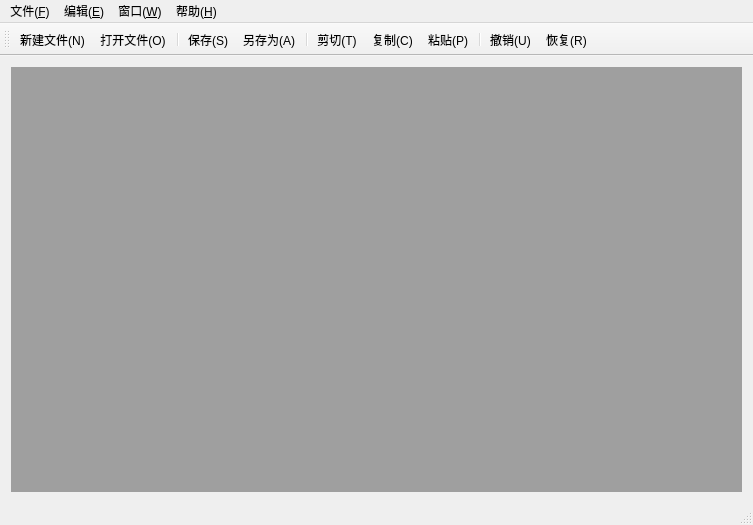
<?xml version="1.0" encoding="UTF-8"?>
<ui version="4.0">
 <class>MainWindowClass</class>
 <widget class="QMainWindow" name="MainWindowClass">
  <property name="geometry">
   <rect>
    <x>0</x>
    <y>0</y>
    <width>753</width>
    <height>525</height>
   </rect>
  </property>
  <property name="windowTitle">
   <string>MainWindow</string>
  </property>
  <widget class="QWidget" name="centralWidget">
   <layout class="QGridLayout" name="gridLayout">
    <item row="0" column="0">
     <widget class="QMdiArea" name="mdiArea"/>
    </item>
   </layout>
  </widget>
  <widget class="QMenuBar" name="menuBar">
   <property name="geometry">
    <rect>
     <x>0</x>
     <y>0</y>
     <width>753</width>
     <height>23</height>
    </rect>
   </property>
   <widget class="QMenu" name="menuF">
    <property name="title">
     <string>文件(&amp;F)</string>
    </property>
    <addaction name="action_New"/>
    <addaction name="action_Open"/>
    <addaction name="separator"/>
    <addaction name="action_Save"/>
    <addaction name="action_SaveAs"/>
    <addaction name="separator"/>
    <addaction name="action_Exit"/>
   </widget>
   <widget class="QMenu" name="menuE">
    <property name="title">
     <string>编辑(&amp;E)</string>
    </property>
    <addaction name="action_Undo"/>
    <addaction name="action_Redo"/>
    <addaction name="separator"/>
    <addaction name="action_Cut"/>
    <addaction name="action_Copy"/>
    <addaction name="action_Paste"/>
   </widget>
   <widget class="QMenu" name="menuW">
    <property name="title">
     <string>窗口(&amp;W)</string>
    </property>
    <addaction name="action_Close"/>
    <addaction name="action_CloseAll"/>
    <addaction name="separator"/>
    <addaction name="action_Tile"/>
    <addaction name="action_Cascade"/>
    <addaction name="separator"/>
    <addaction name="action_Next"/>
    <addaction name="action_Previous"/>
   </widget>
   <widget class="QMenu" name="menuH">
    <property name="title">
     <string>帮助(&amp;H)</string>
    </property>
    <addaction name="action_About"/>
    <addaction name="action_AboutQt"/>
   </widget>
   <addaction name="menuF"/>
   <addaction name="menuE"/>
   <addaction name="menuW"/>
   <addaction name="menuH"/>
  </widget>
  <widget class="QToolBar" name="mainToolBar">
   <attribute name="toolBarArea">
    <enum>TopToolBarArea</enum>
   </attribute>
   <attribute name="toolBarBreak">
    <bool>false</bool>
   </attribute>
   <addaction name="action_New"/>
   <addaction name="action_Open"/>
   <addaction name="separator"/>
   <addaction name="action_Save"/>
   <addaction name="action_SaveAs"/>
   <addaction name="separator"/>
   <addaction name="action_Cut"/>
   <addaction name="action_Copy"/>
   <addaction name="action_Paste"/>
   <addaction name="separator"/>
   <addaction name="action_Undo"/>
   <addaction name="action_Redo"/>
  </widget>
  <widget class="QStatusBar" name="statusBar"/>
  <action name="action_New">
   <property name="icon">
    <iconset resource="mainwindow.qrc">
     <normaloff>:/images/images/new.png</normaloff>:/images/images/new.png</iconset>
   </property>
   <property name="text">
    <string>新建文件(&amp;N)</string>
   </property>
   <property name="toolTip">
    <string>新建文件(N)</string>
   </property>
   <property name="shortcut">
    <string>Ctrl+N</string>
   </property>
  </action>
  <action name="action_Open">
   <property name="icon">
    <iconset resource="mainwindow.qrc">
     <normaloff>:/images/images/open.png</normaloff>:/images/images/open.png</iconset>
   </property>
   <property name="text">
    <string>打开文件(&amp;O)</string>
   </property>
   <property name="shortcut">
    <string>Ctrl+O</string>
   </property>
  </action>
  <action name="action_Save">
   <property name="icon">
    <iconset resource="mainwindow.qrc">
     <normaloff>:/images/images/save.png</normaloff>:/images/images/save.png</iconset>
   </property>
   <property name="text">
    <string>保存(&amp;S)</string>
   </property>
   <property name="shortcut">
    <string>Ctrl+S</string>
   </property>
  </action>
  <action name="action_SaveAs">
   <property name="icon">
    <iconset resource="mainwindow.qrc">
     <normaloff>:/images/images/saveAs.png</normaloff>:/images/images/saveAs.png</iconset>
   </property>
   <property name="text">
    <string>另存为(&amp;A)</string>
   </property>
  </action>
  <action name="action_Exit">
   <property name="icon">
    <iconset resource="mainwindow.qrc">
     <normaloff>:/images/images/exit.png</normaloff>:/images/images/exit.png</iconset>
   </property>
   <property name="text">
    <string>退出(&amp;X)</string>
   </property>
  </action>
  <action name="action_Undo">
   <property name="icon">
    <iconset resource="mainwindow.qrc">
     <normaloff>:/images/images/undo.png</normaloff>:/images/images/undo.png</iconset>
   </property>
   <property name="text">
    <string>撤销(&amp;U)</string>
   </property>
   <property name="shortcut">
    <string>Ctrl+Z</string>
   </property>
  </action>
  <action name="action_Redo">
   <property name="icon">
    <iconset resource="mainwindow.qrc">
     <normaloff>:/images/images/redo.png</normaloff>:/images/images/redo.png</iconset>
   </property>
   <property name="text">
    <string>恢复(&amp;R)</string>
   </property>
   <property name="shortcut">
    <string>Ctrl+Y</string>
   </property>
  </action>
  <action name="action_Cut">
   <property name="icon">
    <iconset resource="mainwindow.qrc">
     <normaloff>:/images/images/cut.png</normaloff>:/images/images/cut.png</iconset>
   </property>
   <property name="text">
    <string>剪切(&amp;T)</string>
   </property>
   <property name="shortcut">
    <string>Ctrl+X</string>
   </property>
  </action>
  <action name="action_Copy">
   <property name="icon">
    <iconset resource="mainwindow.qrc">
     <normaloff>:/images/images/copy.png</normaloff>:/images/images/copy.png</iconset>
   </property>
   <property name="text">
    <string>复制(&amp;C)</string>
   </property>
   <property name="shortcut">
    <string>Ctrl+C</string>
   </property>
  </action>
  <action name="action_Paste">
   <property name="icon">
    <iconset resource="mainwindow.qrc">
     <normaloff>:/images/images/paste.png</normaloff>:/images/images/paste.png</iconset>
   </property>
   <property name="text">
    <string>粘贴(&amp;P)</string>
   </property>
   <property name="shortcut">
    <string>Ctrl+V</string>
   </property>
  </action>
  <action name="action_Close">
   <property name="text">
    <string>关闭(&amp;O)</string>
   </property>
  </action>
  <action name="action_CloseAll">
   <property name="text">
    <string>关闭所有窗口(&amp;A)</string>
   </property>
  </action>
  <action name="action_Tile">
   <property name="text">
    <string>平铺(&amp;T)</string>
   </property>
  </action>
  <action name="action_Cascade">
   <property name="text">
    <string>层叠(&amp;C)</string>
   </property>
  </action>
  <action name="action_Next">
   <property name="icon">
    <iconset resource="mainwindow.qrc">
     <normaloff>:/images/images/next.png</normaloff>:/images/images/next.png</iconset>
   </property>
   <property name="text">
    <string>下一个(&amp;X)</string>
   </property>
   <property name="shortcut">
    <string>Ctrl+Tab</string>
   </property>
  </action>
  <action name="action_Previous">
   <property name="icon">
    <iconset resource="mainwindow.qrc">
     <normaloff>:/images/images/previous.png</normaloff>:/images/images/previous.png</iconset>
   </property>
   <property name="text">
    <string>前一个(&amp;V)</string>
   </property>
   <property name="shortcut">
    <string>Ctrl+Shift+Backtab</string>
   </property>
  </action>
  <action name="action_About">
   <property name="icon">
    <iconset resource="mainwindow.qrc">
     <normaloff>:/images/images/about.png</normaloff>:/images/images/about.png</iconset>
   </property>
   <property name="text">
    <string>关于(&amp;A)</string>
   </property>
  </action>
  <action name="action_AboutQt">
   <property name="text">
    <string>关于Qt(&amp;Qt)</string>
   </property>
  </action>
 </widget>
 <layoutdefault spacing="6" margin="11"/>
 <resources>
  <include location="mainwindow.qrc"/>
 </resources>
 <connections/>
</ui>
